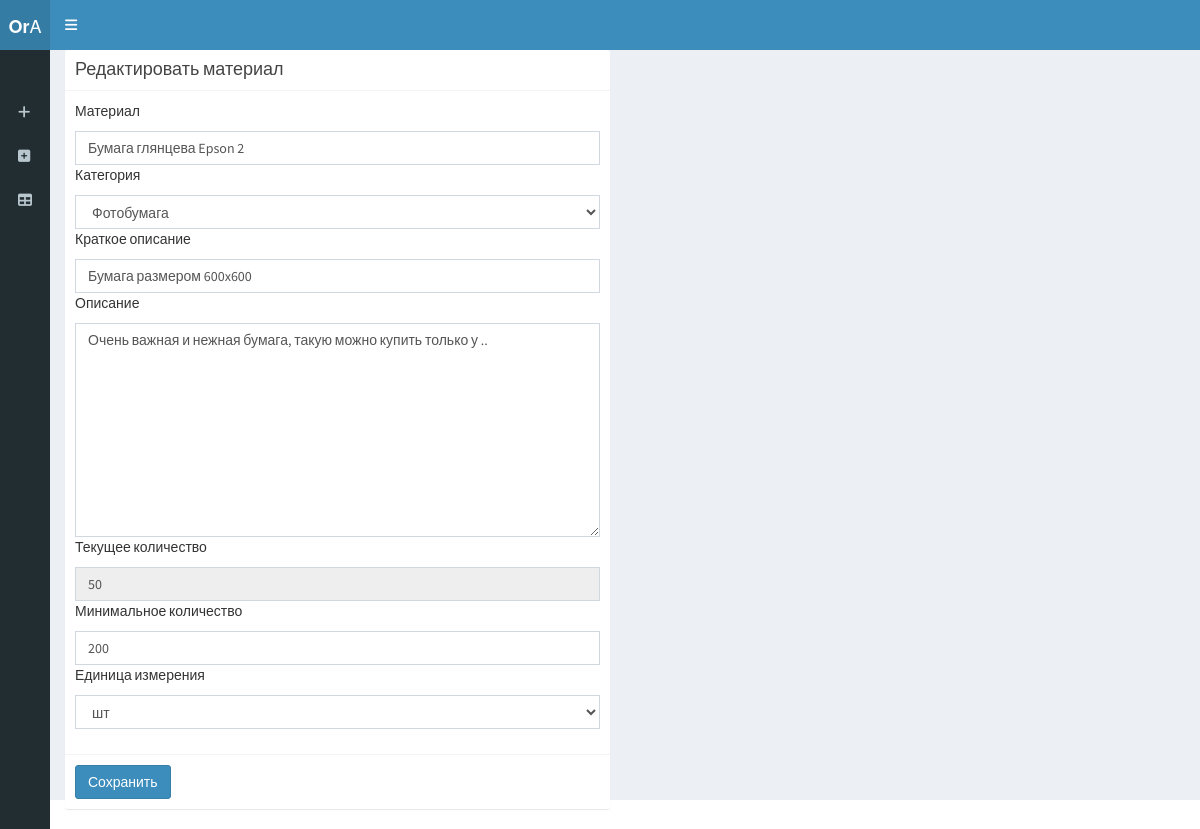
The app's page /update/5/ with its own data.
### materials/models.py (models this page shows, shortened)
class Material(models.Model):
    category = models.ForeignKey(
        MaterialCategory,
        on_delete=models.CASCADE,
        verbose_name='категория'
    )
    name = models.CharField(
        verbose_name='материал',
        max_length=128
    )
    short_desc = models.TextField(
        verbose_name='краткое описание',
        max_length=160,
        blank=True,
        null=True
    )
    detail = models.TextField(
        verbose_name='описание',
        blank=True,
        null=True
    )
    count = models.PositiveIntegerField(
        verbose_name='текущее количество',
        default=0
    )
    count_full = models.PositiveIntegerField(
        verbose_name='минимальное количество',
        default=0
    )
    units = models.ForeignKey(
        MaterialUnits,
        on_delete=models.CASCADE,
        verbose_name='единица измерения'
    )
    updated = models.DateTimeField(
        auto_now=True,
        verbose_name='updated'
    )
    created = models.DateTimeField(
        auto_now_add=True,
        verbose_name='created'
    )
    class Meta:
        verbose_name = 'материал'
        verbose_name_plural = 'материалы'

### materials/views.py (the view)
# urls.py: path('update/<int:pk>/', MaterialUpdate.as_view(), name='update'),
class MaterialUpdate(UpdateView):
    model = Material
    form_class = MaterialrModelForm
    template_name = 'materials/material_update_all.html'
    success_url = reverse_lazy('materials:index')

### materials/forms.py
class MaterialrModelForm(forms.ModelForm):
    class Meta:
        model = Material
        fields = ['name', 'category', 'short_desc', 'detail', 'count', 'count_full', 'units']
        widgets = {
            'category': Select(attrs={'class': 'form-control'}),
            'name': TextInput(attrs={'class': 'form-control'}),
            'short_desc': TextInput(attrs={'class': 'form-control'}),
            'detail': Textarea(attrs={'class': 'form-control'}),
            'count': TextInput(attrs={'class': 'form-control col-xs-2'}),
            'count_full': TextInput(attrs={'class': 'form-control'}),
            'units': Select(attrs={'class': 'form-control'})
        }
    def __init__(self, *args, **kwargs):
        super(MaterialrModelForm, self).__init__(*args, **kwargs)
        instance = getattr(self, 'instance', None)
        if instance and instance.id:
            self.fields['count'].required = False
            self.fields['count'].widget.attrs['disabled'] = 'disabled'

### materials/models.py (called while the page is built)
    def __str__(self):
        return self.name

    def __str__(self):
        return self.name

### materials/templates/materials/material_update_all.html (shortened to what this page needs)
{% extends 'master.html' %}
{% load static %}
{% block page_styles %}
<link rel="stylesheet" href="{% static 'material/style.css' %}">
{% endblock %}
{% block page_content %}
<div class="content-wrapper" style="min-height: 986px;">
<div class="col-md-6">
<div class="box box-primary">
            <div class="box-header with-border">
              <h3 class="box-title">Редактировать материал</h3>
            </div>
            <form role="form" method="POST" enctype="multipart/form-data">
              <div class="box-body">
    <div class="form-group form">
    {% for field in form.visible_fields %}
        <p class="" for="{{ field.name }}">
            {{ field.label }}
        </p>
        {{ field }}
    {% endfor %}
            </div>
              </div>
              <div class="box-footer">
                <button type="submit" class="btn btn-primary">Сохранить</button>
              </div>
            </form>
          </div>
        </div>
        </div>
{% endblock %}

### origamicrm/templates/master.html (shortened to what this page needs)
{% load static %}
<!DOCTYPE html>
<html>
<head>
  <link rel="stylesheet" href="/static/bower_components/bootstrap/dist/css/bootstrap.min.css">
  <link rel="stylesheet" href="/static/bower_components/font-awesome/css/font-awesome.min.css">
  <link rel="stylesheet" href="/static/bower_components/Ionicons/css/ionicons.min.css">
  <link rel="stylesheet" href="/static/dist/css/AdminLTE.min.css">
  <link rel="stylesheet" href="/static/plugins/iCheck/square/blue.css">
  <link rel="stylesheet" href="/static/style.css">
    {% block page_styles %}
    {% endblock %}
    <link rel="stylesheet" href="/static/dist/css/skins/_all-skins.min.css">
</head>
<body class="hold-transition skin-blue sidebar-collapse sidebar-mini">
<header>
    {% include 'includes/header.html' %}
</header>
    {% include 'includes/main-sidebar.html' %}
<content>
    {% block page_content %}
    {% endblock %}
</content>
</body>
</html>

### origamicrm/templates/includes/header.html (shortened to what this page needs)
  <header class="main-header">
    <a href="/" class="logo">
      <span class="logo-mini"><b>Or</b>A</span>
    </a>
    <nav class="navbar navbar-static-top">
      <a href="#" class="sidebar-toggle" data-toggle="push-menu" role="button">
      </a>
    </nav>
  </header>

### origamicrm/templates/includes/main-sidebar.html (shortened to what this page needs)
<aside class="main-sidebar">
    <section class="sidebar" style="height: auto;">
      <div class="user-panel">
      </div>
      <ul class="sidebar-menu tree" data-widget="tree">
        <li><a href="/instance_add/"><i class="fa fa-plus"></i> <span>Приход</span></a></li>
        <li><a href="/create/"><i class="fa fa-plus-square"></i> <span>Добавить материал</span></a></li>
        <li><a href="{% url 'materials:index' %}"><i class="fa fa-table"></i> <span>Список материалов</span></a></li>
      </ul>
    </section>
  </aside>

### origamicrm/static/style.css (style rules this page uses)
.main-sidebar { background: #191919; height: 100%; }

### materials/static/material/style.css (style rules this page uses)
.box { border-top: none; }

### records on screen
Material: visible_fields "Бумага глянцева Epson 2" "Фотобумага" "Бумага размером 600x600" "Очень важная и нежная бумага, такую можно купить только у .." "50" "200" "шт"

### other values on screen
{{ field.label }} "Материал" "Категория" "Краткое описание" "Описание" "Текущее количество" "Минимальное количество" "Единица измерения"
